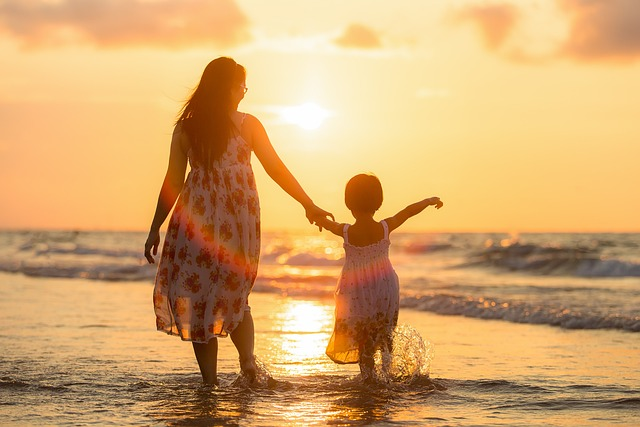
#> input picture images/image-2.jpg, 640 x 427 px
$ jupyter execute dct.ipynb
#> lines starting #> are read from the running program, lines starting #| are printed output that depends on the picture
### Exploring DCT(Discrete Cosine Transform)

[cell 1]
import cv2
import numpy as np
import matplotlib.pyplot as plt

[cell 2]
image = cv2.imread("../images/image-2.jpg")
#> image is the input picture: shape (427, 640, 3); mean B, G, R 109.7, 166.8, 212
image_rgb= cv2.cvtColor(image,cv2.COLOR_RGB2BGR)

[cell 3]
plt.figure(figsize=(12,9))
plt.title("Original Image")
plt.imshow(image_rgb)
plt.axis("off")

[cell 4]
r_channel,g_channel,b_channel = cv2.split(image_rgb)
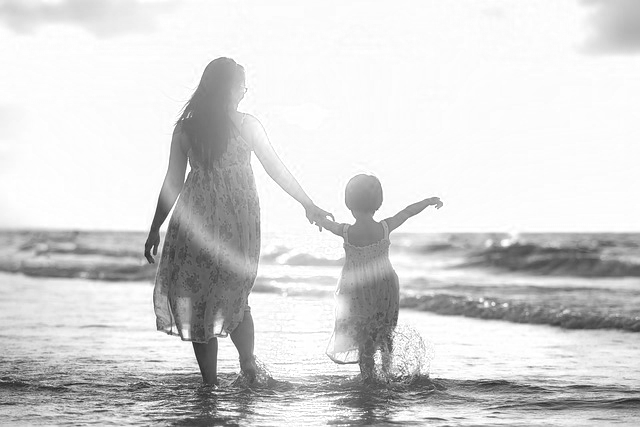
#> r_channel: shape (427, 640); min 30, max 255, mean 212
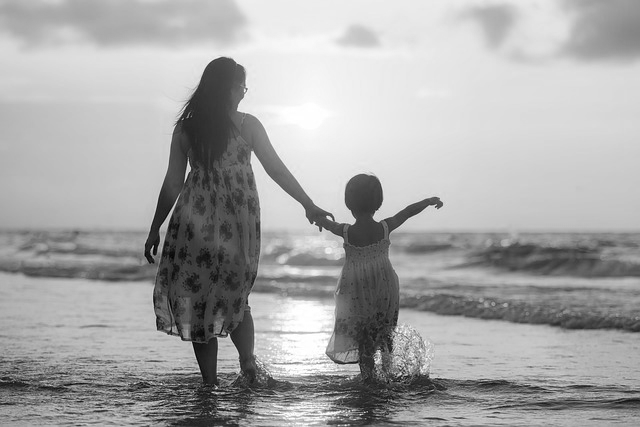
#> g_channel: shape (427, 640); min 0, max 255, mean 166.8
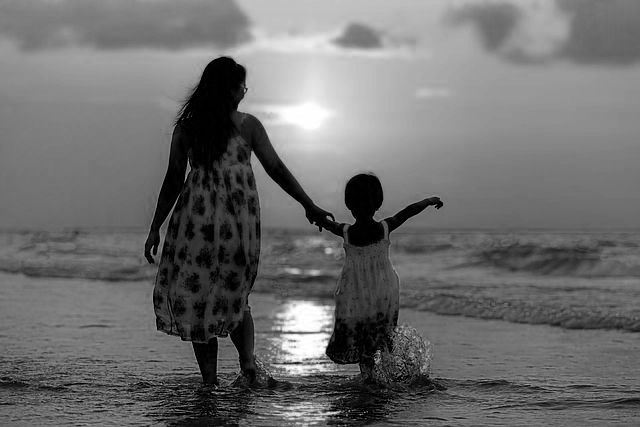
#> b_channel: shape (427, 640); min 0, max 255, mean 109.7
r_channel_float = np.float32(r_channel)/255.0
g_channel_float = np.float32(g_channel)/255.0
b_channel_float = np.float32(b_channel)/255.0

[cell 5]
#APPLY DCT
dct_r = cv2.dct(r_channel_float)
dct_g = cv2.dct(g_channel_float)
dct_b = cv2.dct(b_channel_float)

#Manupulate DCT Coeffs
dct_r[0][0] = 105
#> dct_r: shape (427, 640) float32; min -23.98, max 105, mean 0
dct_g[0][0] = 10
#> dct_g: shape (427, 640) float32; min -30.22, max 62.81, mean 0
dct_b[0][0] = 106
#> dct_b: shape (427, 640) float32; min -27.44, max 106, mean 0

#APPLY INVERSE DCT
idct_r = cv2.idct(dct_r)
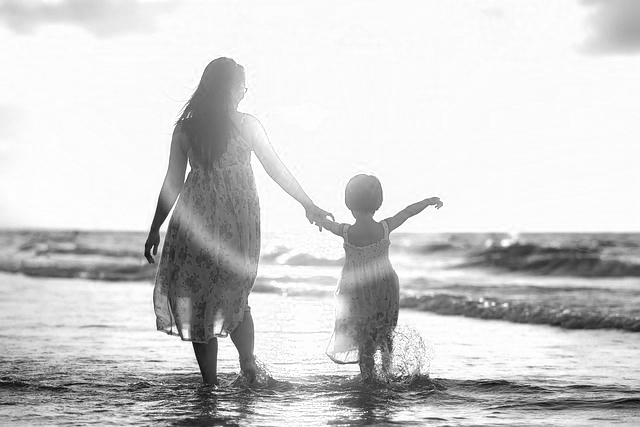
#> idct_r: shape (427, 640) float32; min -0.513, max 0.369, mean 0.201; drawn with min black and max white
idct_g = cv2.idct(dct_g)
idct_b = cv2.idct(dct_b)

#MERGE DCT Coeffs
dct_img = cv2.merge([dct_r,dct_g,dct_b])

# Merge the inverse DCT results to form the reconstructed image
idct_img = cv2.merge([idct_b, idct_g, idct_r])
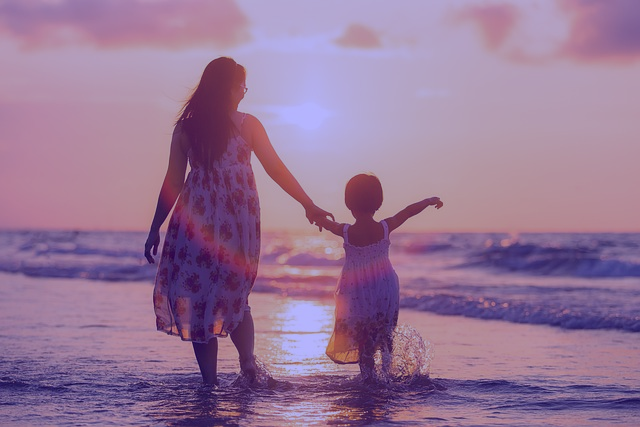
#> idct_img: shape (427, 640, 3) float32; mean of channels 0, 1, 2 0.202, 0.0191, 0.201; drawn with min black and max white

# Clip the values to the range [0, 1] and convert to uint8 for display
idct_img = np.uint8(np.clip(idct_img * 255, 0, 255))
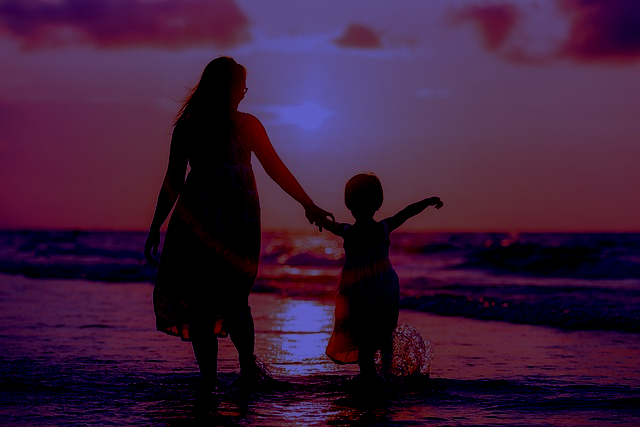
#> idct_img: shape (427, 640, 3); mean of channels 0, 1, 2 57.4, 27.8, 59.7; drawn as B, G, R

plt.figure(figsize=(12,9))
# Display Original Image
plt.subplot(2, 2, 1)
plt.title("Original Image")
plt.imshow(image_rgb)

# Display DCT Result (using log scale for better visualization)
dct_rgb_log = np.log1p(np.abs(dct_img))
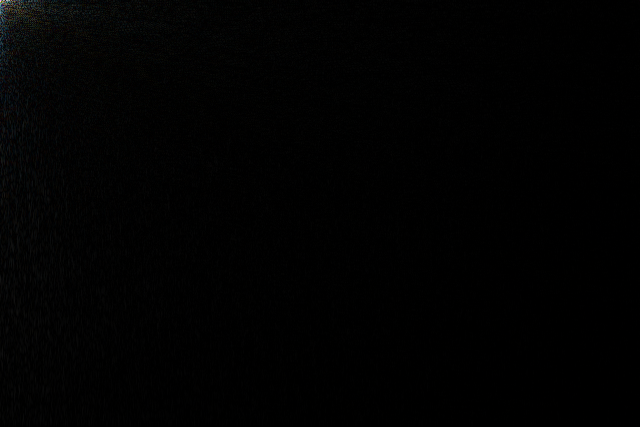
#> dct_rgb_log: shape (427, 640, 3) float32; mean of channels 0, 1, 2 0.0366, 0.0382, 0.0361; drawn with min black and max white
plt.subplot(2, 2, 2)
plt.title("DCT of Image")
plt.imshow(dct_rgb_log)

# Display Reconstructed Image from Manipulated DCT coefficients
plt.subplot(2, 2, 3)
plt.title("Reconstructed Image (IDCT)")
plt.imshow(idct_img)
plt.axis('off')
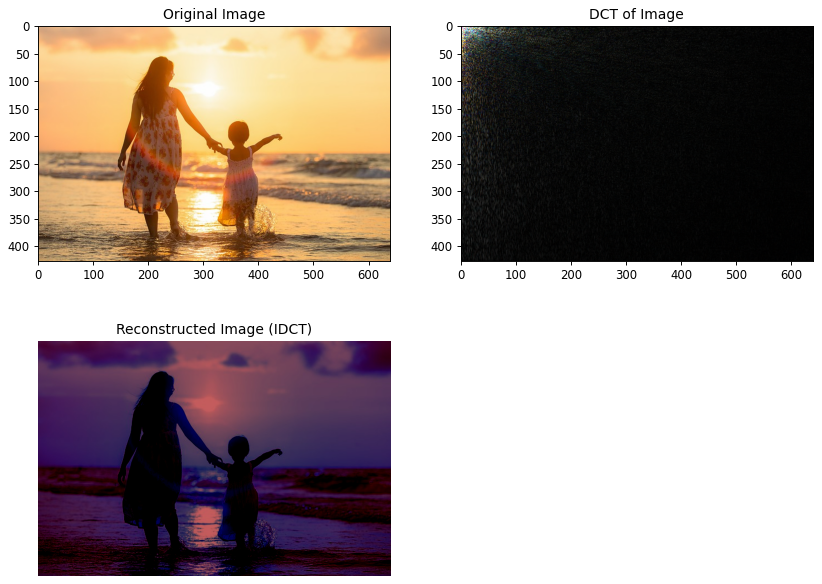
#> figure drawn by matplotlib, 3 panels

$ run again, with images/image-12.jpg copied over images/image-2.jpg
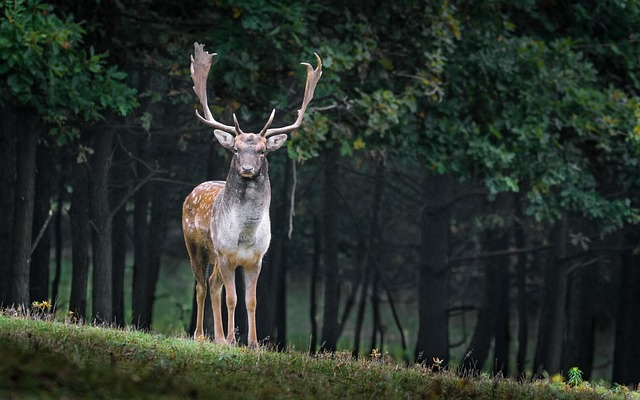
#> input picture images/image-12.jpg, 640 x 400 px
#> image is the input picture: shape (400, 640, 3); mean B, G, R 43, 49.9, 41.6
#> `idct_img = np.uint8(np.clip(idct_img * 255, 0, 255))`:
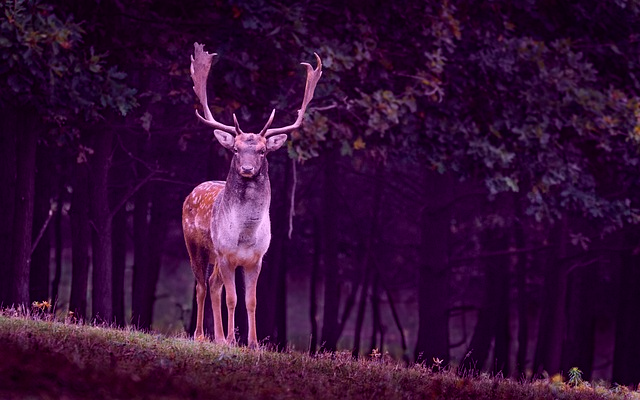
#> idct_img: shape (400, 640, 3); mean of channels 0, 1, 2 53, 14.7, 52.6; drawn as B, G, R
#> `[cell 5] #APPLY DCT dct_r = cv2.dct(r_channel_float) dct_g = cv2.dct(g..`:
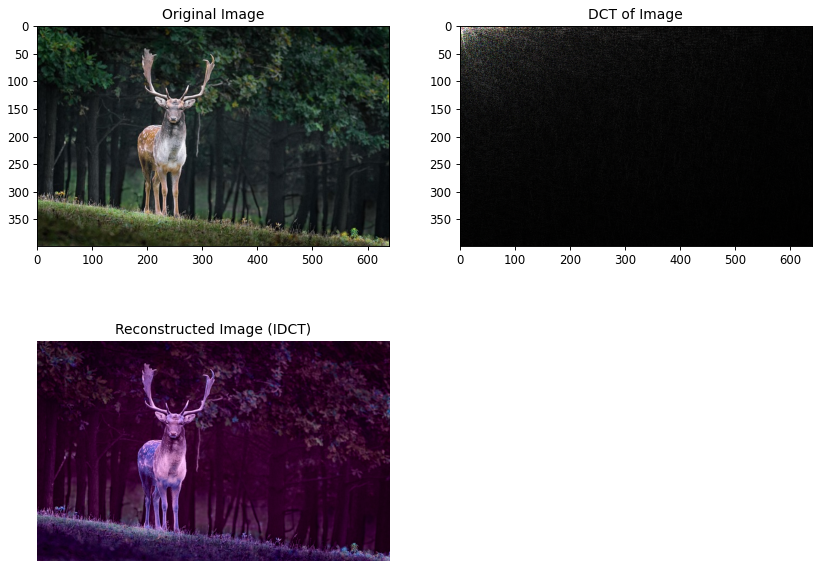
#> figure drawn by matplotlib, 3 panels

$ run again, with images/image-13.jpg copied over images/image-2.jpg
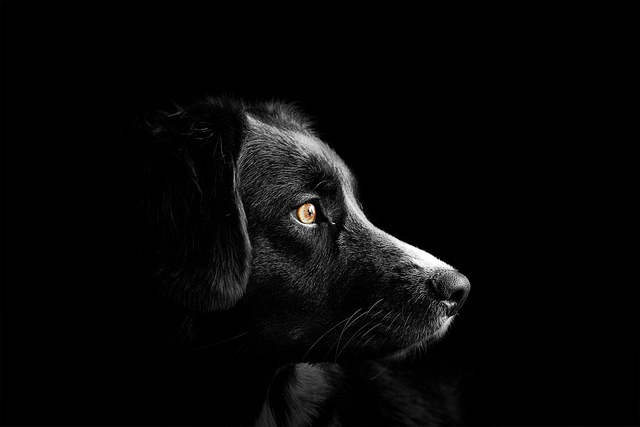
#> input picture images/image-13.jpg, 640 x 427 px
#> image is the input picture: shape (427, 640, 3); mean B, G, R 7.4, 7.4, 7.5
#> `idct_img = cv2.merge([idct_b, idct_g, idct_r])`:
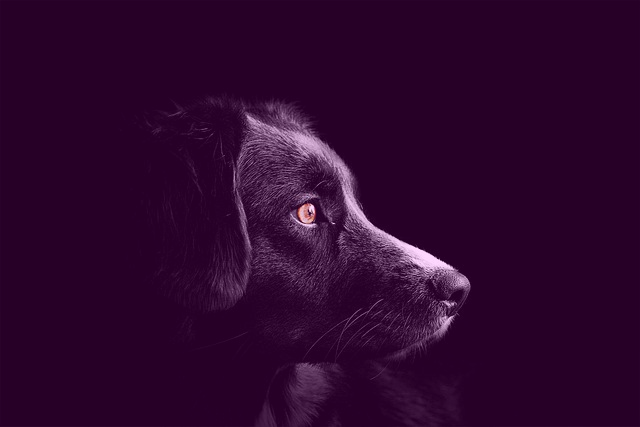
#> idct_img: shape (427, 640, 3) float32; mean of channels 0, 1, 2 0.202, 0.0192, 0.201; drawn with min black and max white
#> `[cell 5] #APPLY DCT dct_r = cv2.dct(r_channel_float) dct_g = cv2.dct(g..`:
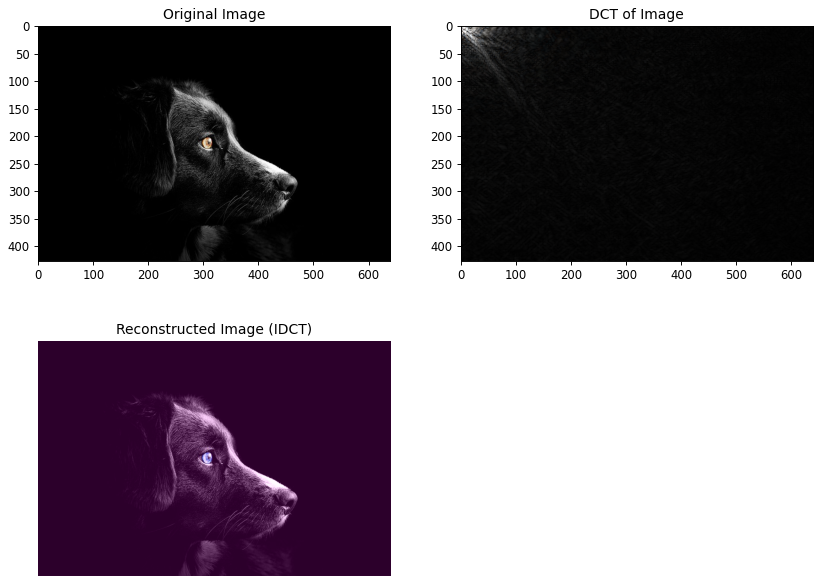
#> figure drawn by matplotlib, 3 panels
